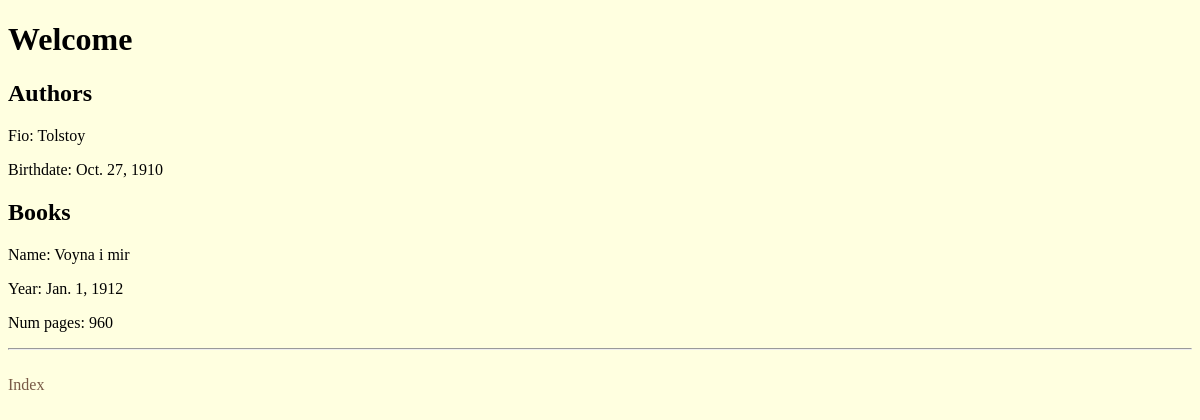
The app's page /author-detail/2 with its own data.
### fresh_app/models.py (models this page shows, shortened)
class Author(models.Model):
    fio = models.CharField(max_length=100)
    birth_date = models.DateField()

class Book(models.Model):
    name = models.CharField(max_length=100)
    description = models.TextField()
    year = models.DateField()
    author = models.ForeignKey(Author, on_delete=models.CASCADE)
    num_pages = models.IntegerField()

### fresh_app/views.py (the view)
# urls.py: path('author-detail/<int:pk>', AuthorDetailView.as_view(), name='author-detail'),
class AuthorDetailView(DetailView):
    queryset = Author.objects.prefetch_related('book_set')
    template_name = 'main/author_detail.html'
    model = Author
    context_object_name = 'author'
    def get_context_data(self, **kwargs):
        context = super().get_context_data(**kwargs)
        context['books'] = self.object.book_set.all()
        return context

### templates/main/author_detail.html
{% extends 'base.html' %}
{% load static %}
{% block style %}
<link rel="stylesheet" href="{% static 'css/style.css' %}">
{% endblock style %}
{% block content %}
<h1>Welcome</h1>
<h2>Authors</h2>
<p>Fio: {{author.fio}}</p>
<p>Birthdate: {{author.birth_date}}</p>
<h2>Books</h2>
{% for book in books %}
    <p>Name: {{book.name}}</p>
    <p>Year: {{book.year}}</p>
    <p>Num pages: {{book.num_pages}}</p>
{% endfor %}
<hr>
<br><a href="{% url 'index' %}">Index</a>
{% endblock %}

### static/css/style.css (style rules this page uses)
body { background: lightyellow; }
a { color: #785A46; text-decoration: none; }

### records on screen
Author: fio "Tolstoy", birth_date "Oct. 27, 1910"
Book: name "Voyna i mir", year "Jan. 1, 1912", num_pages "960"
